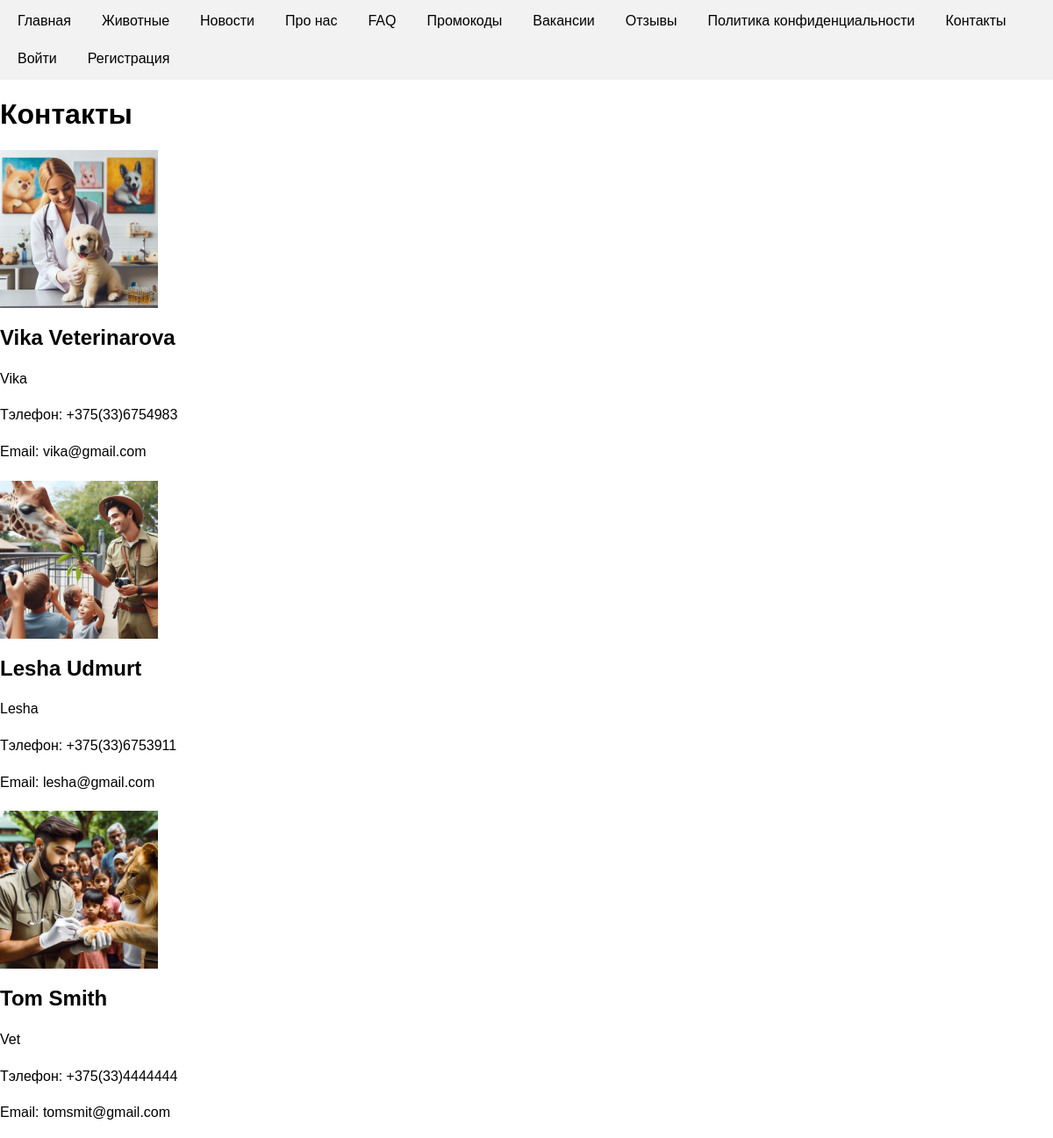
The page /contacts/ on the database as committed earlier.
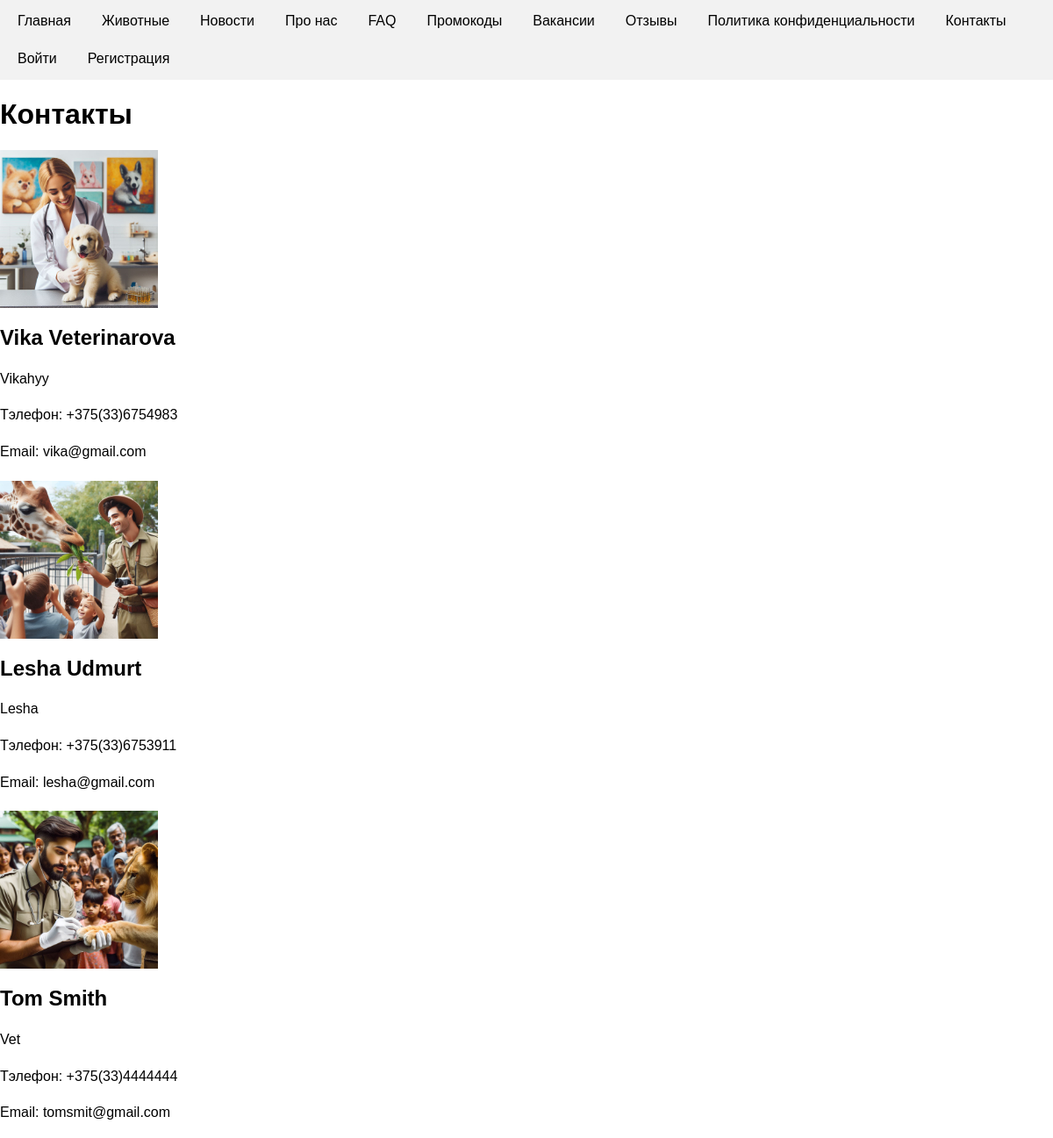
The same page on the database as committed later.
### Zoo/models.py (models this page shows, shortened)
class Contact(models.Model):
    description = models.TextField()
    user = models.OneToOneField('User', on_delete=models.CASCADE)
    photo = models.ImageField(upload_to='images/')

class User(AbstractUser):
    status = (
        ("client","client"),
        ("staff","staff")
    )
    def validate_phone(value):
        phone_pattern = re.compile(r'\+375\((29|33|44|25)\)\d{7}')
        if not re.fullmatch(phone_pattern, str(value)):
            raise django.forms.ValidationError("Неверный формат номера телефона (правильный: +375(XX)XXXXXXX.")
    def validate_age(value):
        if value < 18 or value > 100:
            raise django.forms.ValidationError("Только для людей старше 18 лет.")
    status = models.CharField(choices=status, default="client", max_length=6)
    age = models.PositiveSmallIntegerField(validators=[validate_age], null= True)
    phone = models.CharField(max_length=15, validators=[validate_phone], null= True)
    address = models.CharField(max_length=255, null= True)
    timezone = get_localzone_name()
    groups = None
    user_permissions = None
    job_t = models.ForeignKey('Job_title',on_delete=models.PROTECT, null= True, blank=True)
    ward_animals = models.ManyToManyField('kind_of_animal',blank=True)

### Zoo/views.py (the view)
# urls.py: path('contacts/', views.contacts, name='contacts'),
def contacts(request):
    contacts = Contact.objects.all()
    is_super = request.user.is_superuser
    return render(request, 'contacts.html', {'contacts': contacts, 'is_super': is_super})

### Zoo/templates/contacts.html (shortened to what this page needs)
<!DOCTYPE html>
<html lang="en">
<head>
</head>
<div class="navbar">
    <a href="{% url 'home' %}">Главная</a>
        <a href="{% url 'animals' %}">Животные</a>
        <a href="{% url 'news' %}">Новости</a>
        <a href="{% url 'about' %}">Прo нас</a>
        <a href="{% url 'faqs' %}">FAQ</a>
        <a href="{% url 'promocodes' %}">Промокоды</a>
        <a href="{% url 'vacancies' %}">Вакансии</a>
        <a href="{% url 'reviews' %}">Отзывы</a>
        <a href="{% url 'privacy_policy' %}">Политика конфиденциальности</a>
        <a href="{% url 'contacts' %}">Контакты</a>
        {% if user.is_authenticated %}
            {% if is_super %}
                <a href="{% url 'logout' %}">Выйти</a>
                <a href="{% url 'sales' %}">Продажи</a>
            {% elif user.is_staff %}
                <a href="{% url 'logout' %}">Выйти</a>
            {% else %}
                <a href="{% url 'logout' %}">Выйти</a>
                <a href="{% url 'orders_list' user.id  %}">Мои заказы</a>
                <a href="{% url 'create_order' user.id %}">Купить билет</a>
            {% endif %}
        {% else %}
        <a href="{% url 'login' %}">Войти</a>
        <a href="{% url 'register' %}">Регистрация</a>
        {% endif %}
</div>
<body>
    <h1>Контакты</h1>
    {% for contact in contacts %}
        <div>
            <img src="{{ contact.photo.url }}" height="180" width="180">
            <h2>{{ contact.user.first_name }} {{ contact.user.last_name}}</h2>
            <p>{{ contact.description }}</p>
            <p>Тэлефон: {{ contact.user.phone }}</p>
            <p>Email: {{ contact.user.email }}</p>
        </div>
    {% endfor %}
</body>
</html>

### Zoo/templates/contacts.html (style rules this page uses)
body { font-family: Arial, sans-serif; margin: 0; padding: 0; }
.navbar { display: flex; flex-wrap: wrap; gap: 15px; padding: 10px; background-color: #f2f2f2; }
.navbar a { text-decoration: none; color: black; padding: 5px 10px; border-radius: 5px; }
h2 { color: #000000; }
p { line-height: 1.6; }
img { max-width: 100%; height: auto; display: block; margin: 20px 0; }

Rows that differ between the two databases and show on the page:
changed Contact "Vika": description "Vika" → "Vikahyy"
